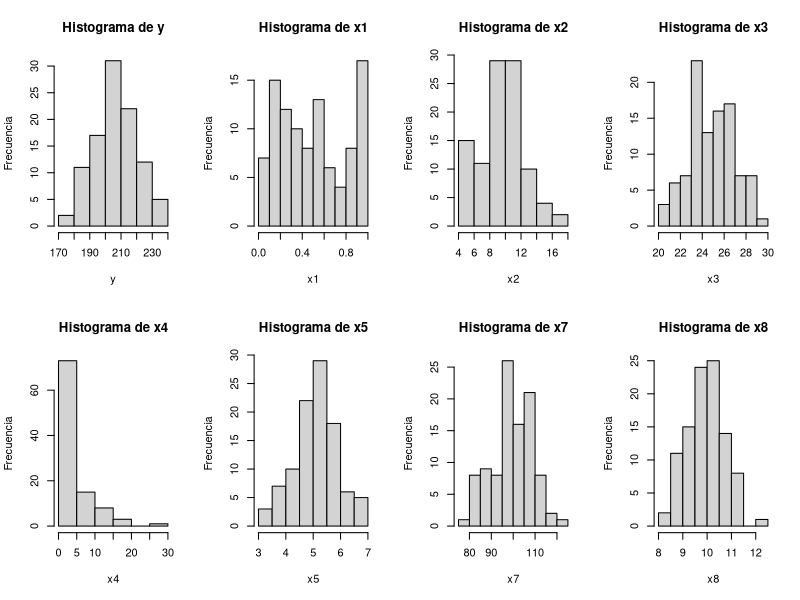
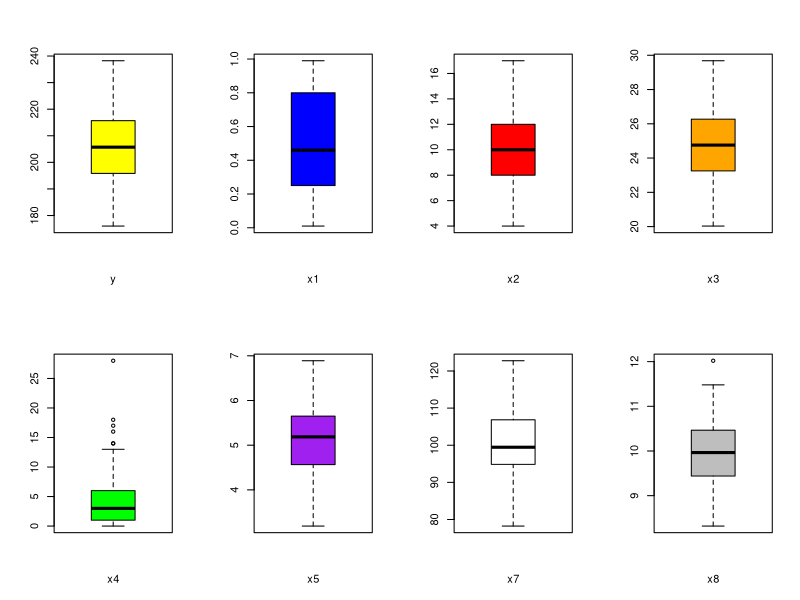
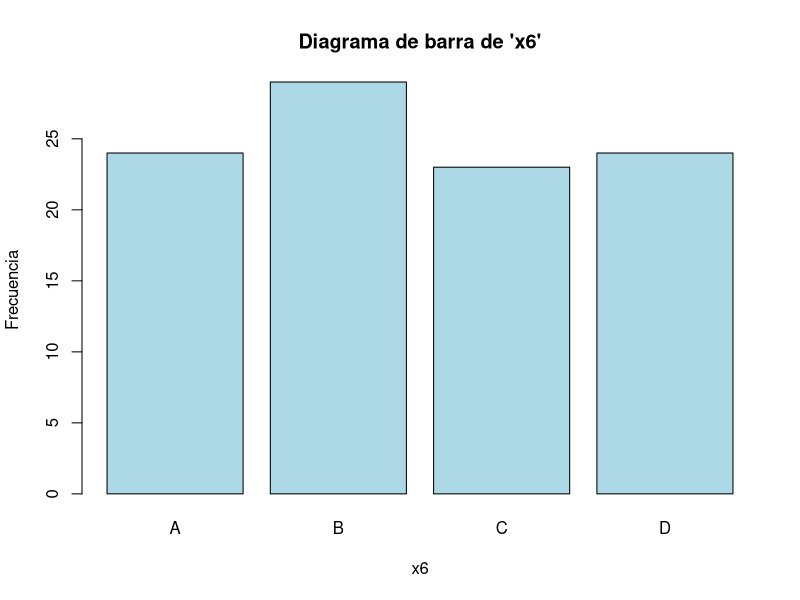

These figures' R source, in order:
# Leer los datos (ajustando la ruta relativa)
Datos_ProyectoP7 <- read.delim("./Datos_ProyectoP7.txt", header = TRUE)  # nolint

y <- Datos_ProyectoP7$y
x1 <- Datos_ProyectoP7$x1
x2 <- Datos_ProyectoP7$x2
x3 <- Datos_ProyectoP7$x3
x4 <- Datos_ProyectoP7$x4
x5 <- Datos_ProyectoP7$x5
x6 <- Datos_ProyectoP7$x6
x7 <- Datos_ProyectoP7$x7
x8 <- Datos_ProyectoP7$x8

# Directorio para guardar gráficos: usar el directorio actual
img_dir <- "./imagenes"

# histogramas de frecuencia

png(filename = file.path(img_dir, "1_histogramas_frecuencia.png"), width = 800, height = 600)
par(mfrow = c(2, 4))
hist(y, main = "Histograma de y", ylab = "Frecuencia", xlab = "y")
hist(x1, main = "Histograma de x1", ylab = "Frecuencia", xlab = "x1")
hist(x2, main = "Histograma de x2", ylab = "Frecuencia", xlab = "x2")
hist(x3, main = "Histograma de x3", ylab = "Frecuencia", xlab = "x3")
hist(x4, main = "Histograma de x4", ylab = "Frecuencia", xlab = "x4")
hist(x5, main = "Histograma de x5", ylab = "Frecuencia", xlab = "x5")
hist(x7, main = "Histograma de x7", ylab = "Frecuencia", xlab = "x7")
hist(x8, main = "Histograma de x8", ylab = "Frecuencia", xlab = "x8")
dev.off()

# Diagramas de caja

png(filename = file.path(img_dir, "1_diagramas_caja.png"), width = 800, height = 600)
par(mfrow = c(2, 4))
boxplot(y, col = "yellow", horizontal = F, xlab = "y")
boxplot(x1, col = "blue", horizontal = F, xlab = "x1")
boxplot(x2, col = "red", horizontal = F, xlab = "x2")
boxplot(x3, col = "orange", horizontal = F, xlab = "x3")
boxplot(x4, col = "green", horizontal = F, xlab = "x4")
boxplot(x5, col = "purple", horizontal = F, xlab = "x5")
boxplot(x7, col = "white", horizontal = F, xlab = "x7")
boxplot(x8, col = "gray", horizontal = F, xlab = "x8")
dev.off()


png(filename = file.path(img_dir, "1_diagramas_barra.png"), width = 800, height = 600)
par(mfrow=c(1,1))
barplot(table(x6), main = "Diagrama de barra de 'x6'", xlab = "x6", ylab = "Frecuencia", col = "lightblue")
dev.off()
# Analisis descriptivo

media <- c(mean(y), mean(x1), mean(x2), mean(x3), mean(x4), mean(x5), mean(x7), mean(x8))
medianas <- c(median(y), median(x1), median(x2), median(x3), median(x4), median(x5), median(x7), median(x8))
des_est <- c(sd(y), sd(x1), sd(x2), sd(x3), sd(x4), sd(x5), sd(x7), sd(x8))
minimo <- c(min(y), min(x1), min(x2), min(x3), min(x4), min(x5), min(x7), min(x8))
maximo <- c(max(y), max(x1), max(x2), max(x3), max(x4), max(x5), max(x7), max(x8))
